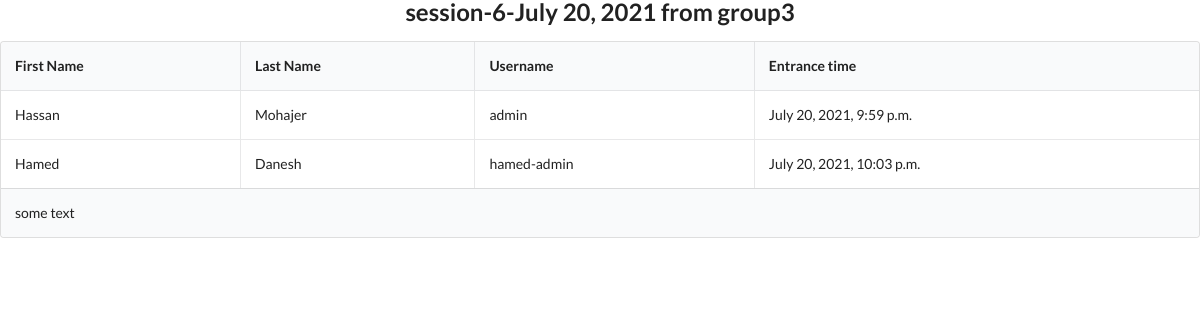
The app's page /list/session/3 with its own data.
### qrAttendanceSheet/models.py (models this page shows)
class Student_presence(models.Model):
    id = models.AutoField(primary_key=True)
    course_session = models.ForeignKey(Course_session, on_delete=models.CASCADE)
    student = models.ForeignKey(User, on_delete=models.CASCADE)
    entrance_time =  models.DateTimeField(auto_now_add=True)
    class Meta:
        unique_together = ('course_session', 'student',)
    def __str__(self):
        return str(self.student)

### qrAttendanceSheet/views.py (the view)
# urls.py: path('list/session/<int:session_id>', student, name='list'), #list of students that attended to the class
def student(request, session_id):
    students = Student_presence.objects.filter(course_session=session_id)
    session = Course_session.objects.get(id=session_id)
    std = {
        'students' : students,
        'session': session
    }
    print("ine?",students)
    return render(request, 'qrAttendanceSheet/students.html', std)

### templates/qrAttendanceSheet/students.html (shortened to what this page needs)
<!DOCTYPE html>
<html lang="en">
    <head>
        <link
            rel="stylesheet"
            type="text/css"
            href="https://cdnjs.cloudflare.com/ajax/libs/semantic-ui/2.2.14/semantic.min.css"
        />
    </head>
    <body>
        <h2 class="ui center aligned header">{{ session.name }}-{{ session.date }}  from  {{ session.group }}</h2>
        <table class="ui celled padded table">
            <thead>
                <tr>
                    <th>First Name</th>
                    <th>Last Name</th>
                    <th>Username</th>
                    <th>Entrance time</th>
                </tr>
            </thead>
            <tbody>
                {% for student in students %}
                <tr>
                    <td>{{student.student.first_name}}</td>
                    <td>{{student.student.last_name}}</td>
                    <td>{{student}}</td>
                    <td>{{student.entrance_time}}</td>
                </tr>
                {% endfor %}
            </tbody>
            <tfoot>
                <tr>
                    <th colspan="5">
                        some text
                    </th>
                </tr>
            </tfoot>
        </table>
    </body>
</html>

### records on screen
Student_presence: student.first_name "Hassan", student.last_name "Mohajer", student.username "admin", entrance_time "July 20, 2021, 9:59 p.m."
Student_presence: student.first_name "Hamed", student.last_name "Danesh", student.username "hamed-admin", entrance_time "July 20, 2021, 10:03 p.m."
